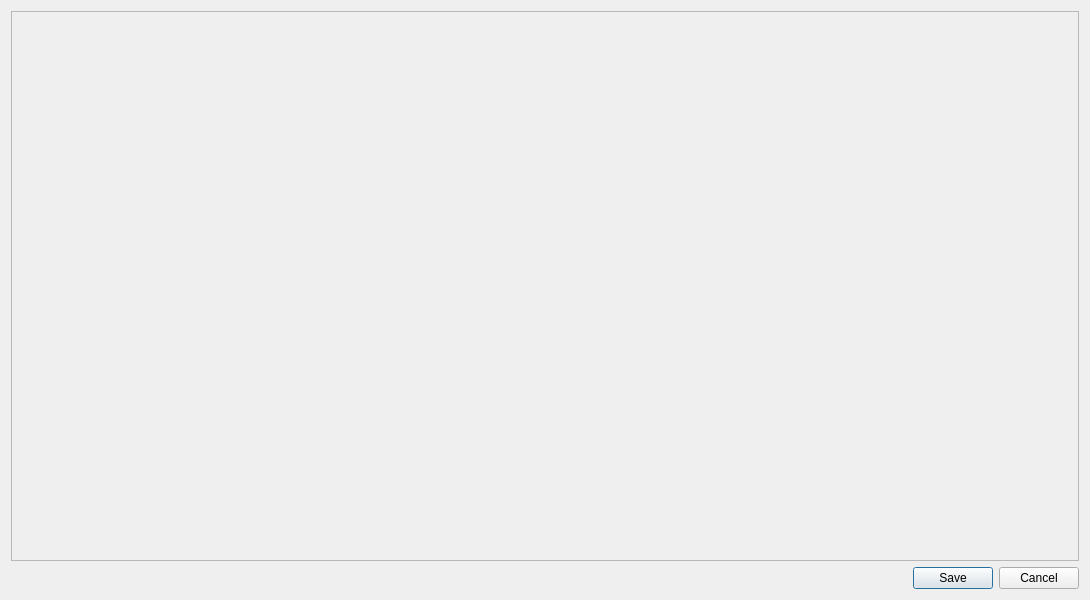
<?xml version="1.0" encoding="UTF-8"?>
<ui version="4.0">
 <class>Test4Dialog</class>
 <widget class="QDialog" name="Test4Dialog">
  <property name="geometry">
   <rect>
    <x>0</x>
    <y>0</y>
    <width>1090</width>
    <height>600</height>
   </rect>
  </property>
  <property name="windowTitle">
   <string>Оцінка рівня сформованості самооцінного компонента</string>
  </property>
  <layout class="QVBoxLayout" name="verticalLayout">
   <item>
    <widget class="QScrollArea" name="scrollArea">
     <property name="verticalScrollBarPolicy">
      <enum>Qt::ScrollBarAsNeeded</enum>
     </property>
     <property name="horizontalScrollBarPolicy">
      <enum>Qt::ScrollBarAsNeeded</enum>
     </property>
     <property name="widgetResizable">
      <bool>true</bool>
     </property>
     <widget class="QWidget" name="scrollAreaWidgetContents">
      <property name="geometry">
       <rect>
        <x>0</x>
        <y>0</y>
        <width>1070</width>
        <height>552</height>
       </rect>
      </property>
     </widget>
    </widget>
   </item>
   <item>
    <widget class="QDialogButtonBox" name="buttonBox">
     <property name="orientation">
      <enum>Qt::Horizontal</enum>
     </property>
     <property name="standardButtons">
      <set>QDialogButtonBox::Cancel|QDialogButtonBox::Save</set>
     </property>
    </widget>
   </item>
  </layout>
 </widget>
 <resources/>
 <connections>
  <connection>
   <sender>buttonBox</sender>
   <signal>accepted()</signal>
   <receiver>Test4Dialog</receiver>
   <slot>accept()</slot>
   <hints>
    <hint type="sourcelabel">
     <x>248</x>
     <y>254</y>
    </hint>
    <hint type="destinationlabel">
     <x>157</x>
     <y>274</y>
    </hint>
   </hints>
  </connection>
  <connection>
   <sender>buttonBox</sender>
   <signal>rejected()</signal>
   <receiver>Test4Dialog</receiver>
   <slot>reject()</slot>
   <hints>
    <hint type="sourcelabel">
     <x>316</x>
     <y>260</y>
    </hint>
    <hint type="destinationlabel">
     <x>286</x>
     <y>274</y>
    </hint>
   </hints>
  </connection>
 </connections>
</ui>
